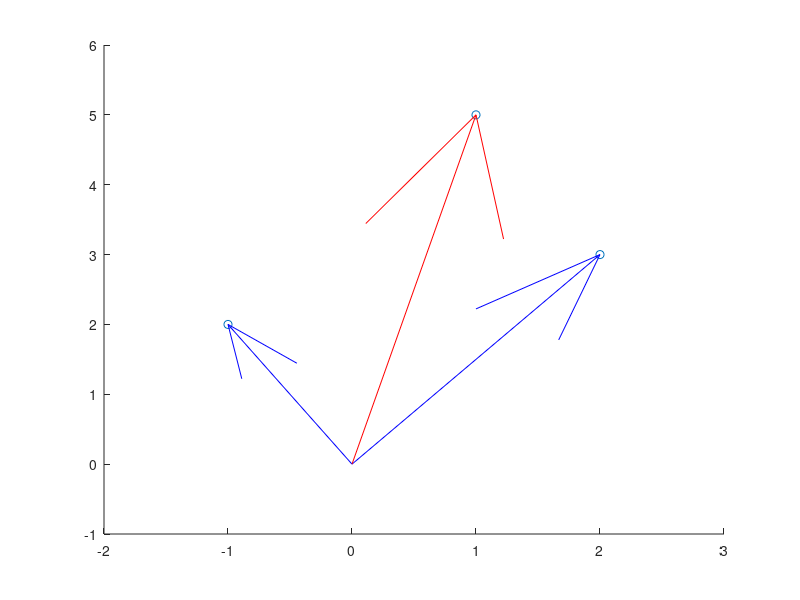
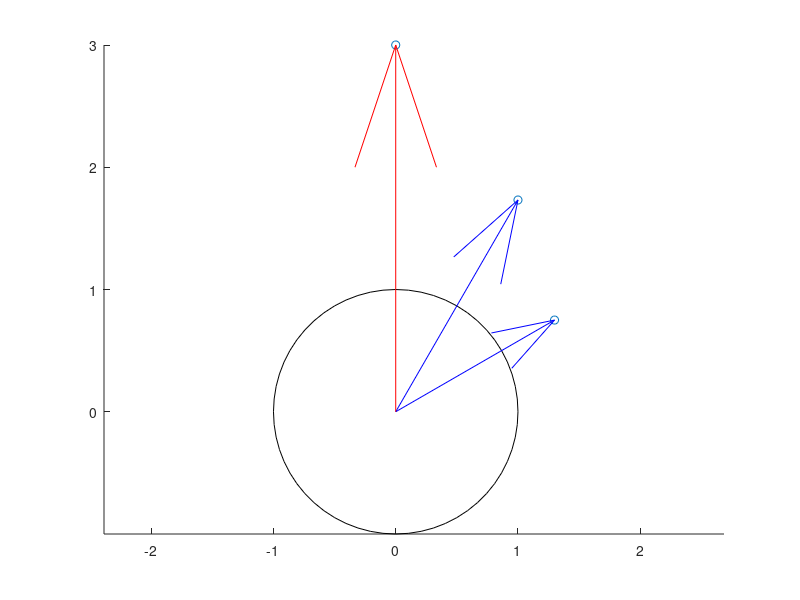

MATLAB code for these plots, in order:
z1 = 2+3j;
z2 = -1+2j;
z3 = z1+z2;
z4 = 3/2*exp(1j*pi/6);
z5 = 2*exp(1j*pi/3);
z6 = z4*z5;
abs_z4 = z4
abs_z5 = z5
abs_z6 = z6
ang_z4 = z4
ang_z5 = z5
ang_z6 = z6
%%%%%%%%%%%%%%%%%%%%%%%%%%%%%%%%%%%%%%%
%%%%%%%%%%↓ Do not change ↓%%%%%%%%%%%%%%%%%%%%
%%%%%%%%%%%%%%%%%%%%%%%%%%%%%%%%%%%%%%%
close all;
hold on;
plot([z1; z2; z3], 'o');
axis([-2 3 -1 6])
quiver(0, 0, real(z1), imag(z1), 0, 'Color', [0 0 1]);
quiver(0, 0, real(z2), imag(z2), 0, 'Color', [0 0 1]);
quiver(0, 0, real(z3), imag(z3), 0, 'Color', [1 0 0]);

figure 
hold on;
axis equal;
plot([z4; z5; z6], 'o');
rectangle('Position',[-1 -1 2 2], 'Curvature', 1, 'EdgeColor', 'k');
quiver(0, 0, real(z4), imag(z4), 0, 'Color', [0 0 1]);
quiver(0, 0, real(z5), imag(z5), 0, 'Color', [0 0 1]);
quiver(0, 0, real(z6), imag(z6), 0, 'Color', [1 0 0]);